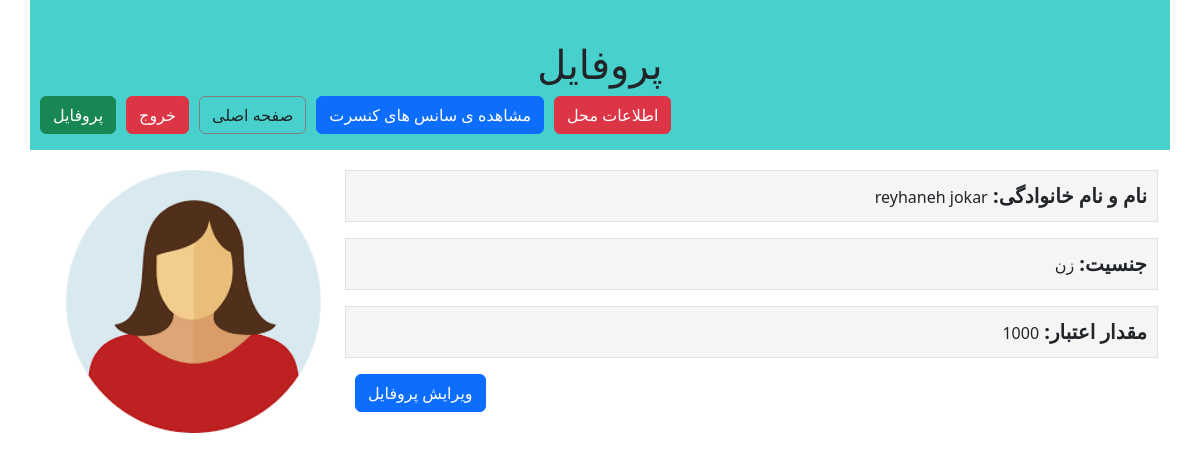
Screenshot of /accounts/profile (signed in) with the database file from the repository.
### accounts/models.py (models this page shows)
class ProfileModel(models.Model):
    user = models.OneToOneField(User, on_delete=models.CASCADE, related_name="profile")
    ProfileImage = models.ImageField(upload_to="profileImages/")
    Man = 1
    Woman = 2
    status_choices = ((Man,"مرد"),(Woman,"زن"))
    Gender = models.IntegerField(choices=status_choices)
    Credit = models.IntegerField(default=0)

### accounts/views.py (the view)
# urls.py: path('profile', views.profileView),
@login_required
def profileView(request):
    profile = request.user.profile
    context = {
        "profile": profile
    }
    return render(request,"accounts/profile.html",context)

### accounts/templates/accounts/profile.html
{% extends "ticketSales/layout.html" %}
{% block titlepage %}
    پروفایل {{ concertdetails.Name }}
{% endblock%}
{% block mainContent %}
   <div class="row" style="margin-top: 20px;">
            <div class="col-md-9">
                <div >
                    <p class="border"> <span class="title">نام و نام خانوادگی: </span> {{ profile.user.get_full_name }} </p>
                    <p class="border"> <span class="title">جنسیت: </span> {{ profile.get_Gender_display }}</p>
                    <p class="border"><span class="title">مقدار اعتبار: </span> {{ profile.Credit }}</p>
                    <ul class="btnul">
                        <li><a class="btn btn-primary" href="/accounts/profileEdit"> ویرایش پروفایل</a></li>
                    </ul>
                </div>
            </div>
            <div class="col-md-3" dir="ltr">
                    <img src="{{ profile.ProfileImage.url }}" style="width:100%;height:auto">
            </div>
    </div>
{% endblock%}

### ticketSales/static/ticketSales/css/style.css (style rules this page uses)
.btnul { list-style-type: none; padding-left: 0; }
.btnul li { float: left; margin-left: 10px; }
.border { background-color: whitesmoke; }
.title { font-size: 20px; font-weight: bold; width: 100px !important; }
p { padding: 10px; }

### rows the page displays
ProfileModel: user.get_full_name "reyhaneh jokar", Gender "زن", Credit "1000", ProfileImage (picture)
